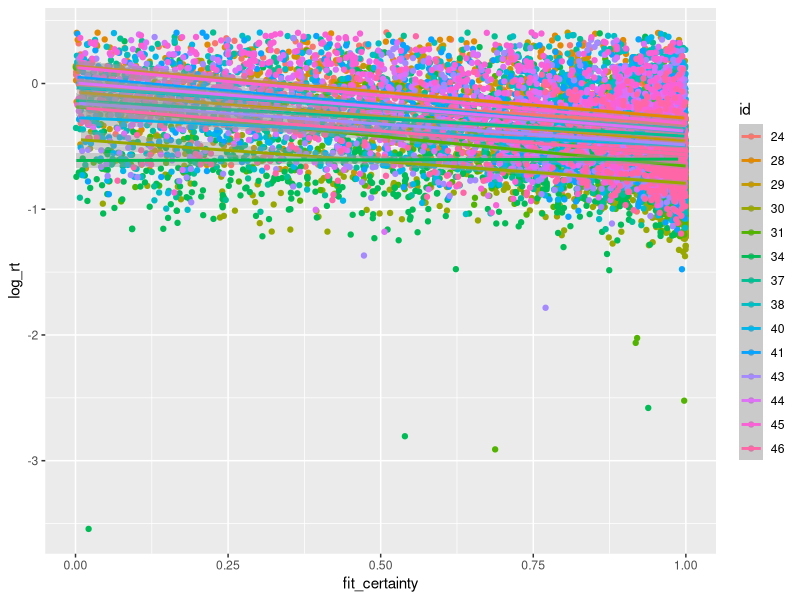

Here is the R script that generated this plot:
## ---- chunk 1
library(ggplot2)
library(plyr)
library(lme4)
## ---- chunk 2
  gtest_df = read.csv('Analysis_Output/gtest_df.csv')
  gtest_learn_df = read.csv('Analysis_Output/gtest_learn_df.csv')
  gtest_df$id = factor(gtest_df$id)
  gtest_learn_df$id = factor(gtest_learn_df$id)
## ---- chunk 3
  rt_df = gtest_learn_df
  rt_df$subj_switch = as.factor(rt_df$subj_switch)
  summary(lmer(log_rt ~ subj_switch + rep_resp + (1 + subj_switch +rep_resp | id), data = rt_df))
  summary(lmer(log_rt ~ subj_switch + rep_resp + (1 + subj_switch +rep_resp | id), data = rt_df))

  rt_df$abs_context_diff = abs(rt_df$context_diff)
  summary(lmer(log_rt ~ subj_switch + rep_resp + abs_context_diff + (1 + subj_switch +rep_resp + abs_context_diff | id), data = rt_df))
## ---- chunk 4
#Plot rt against optimal model certainty
plot_df = gtest_learn_df
ggplot(data = plot_df, aes(fit_certainty, log_rt, color = id)) + geom_point() + geom_smooth(method = 'lm')

rs1 = lmer(log_rt ~ fit_certainty + (1 + fit_certainty|id), data = gtest_learn_df)
summary(rs1) 

rs2 = lmer(log_rt ~ abs_context + (1 + abs_context|id), data = gtest_learn_df)
summary(rs2) 

rs3 = glmer(subj_ts ~ fit_observer_posterior + context + (1 + fit_observer_posterior | id), family = binomial, data = gtest_learn_df)
summary(rs3)

summary(glm(subj_ts ~ fit_observer_posterior , family = binomial, data = gtest_learn_df))
## ---- chunk 5
  sum((gtest_learn_df$subj_ts-gtest_learn_df$fit_observer_posterior)/(gtest_learn_df$fit_observer_posterior*(1-gtest_learn_df$fit_observer_posterior))^.5)
